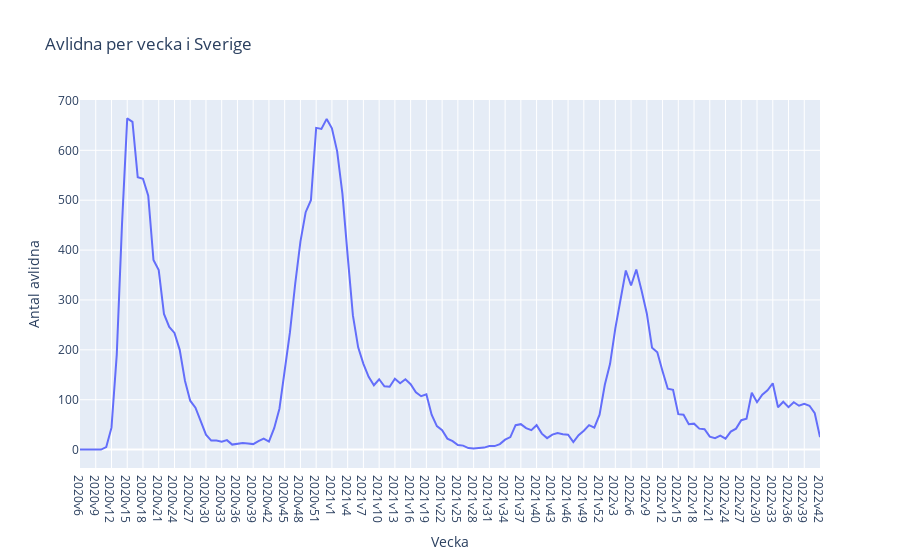

Notebook source saved alongside this figure:
### Code cell
# Plot with Ploty Express
import plotly_express as px

# plot the first graph
fig = px.line(df_covid19, x="Vecka", y="Antal_avlidna_vecka", title="Avlidna per vecka i Sverige", labels={"Antal_avlidna_vecka" : "Antal avlidna"})
fig.show()

### Figure 1 — Plotly figure (JSON) as saved in the notebook; plotly's stock layout.template omitted (floating-point values rounded to 4 significant figures; data arrays with more than 128 entries replaced by an {"elided": "..."} marker saying what was removed)
{"data": [{"hovertemplate": "Vecka=%{x}<br>Antal avlidna=%{y}<extra></extra>", "legendgroup": "", "line": {"color": "#636efa", "dash": "solid"}, "marker": {"symbol": "circle"}, "mode": "lines", "name": "", "orientation": "v", "showlegend": false, "type": "scatter", "x": {"elided": "142 str values"}, "xaxis": "x", "y": {"elided": "142 int values"}, "yaxis": "y"}], "layout": {"legend": {"tracegroupgap": 0}, "title": {"text": "Avlidna per vecka i Sverige"}, "xaxis": {"anchor": "y", "domain": [0, 1], "title": {"text": "Vecka"}}, "yaxis": {"anchor": "x", "domain": [0, 1], "title": {"text": "Antal avlidna"}}}}
